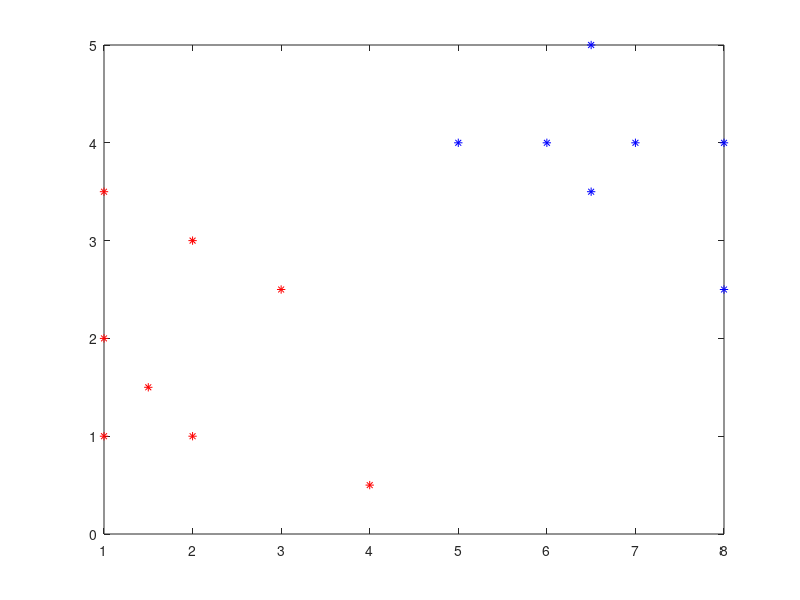

The MATLAB source for this figure:
x=[1,1,1,1.5,2,2,3,4,5,6,6.5,6.5,7,8,8];
y=[1,2,3.5,1.5,3,1,2.5,0.5,4,4,3.5,5,4,4,2.5];
t=[-1,-1,-1,-1,-1,-1,-1,-1,1,1,1,1,1,1,1];

plot(x(1:8),y(1:8),'r*')
hold on
plot(x(9:15),y(9:15),'b*')



